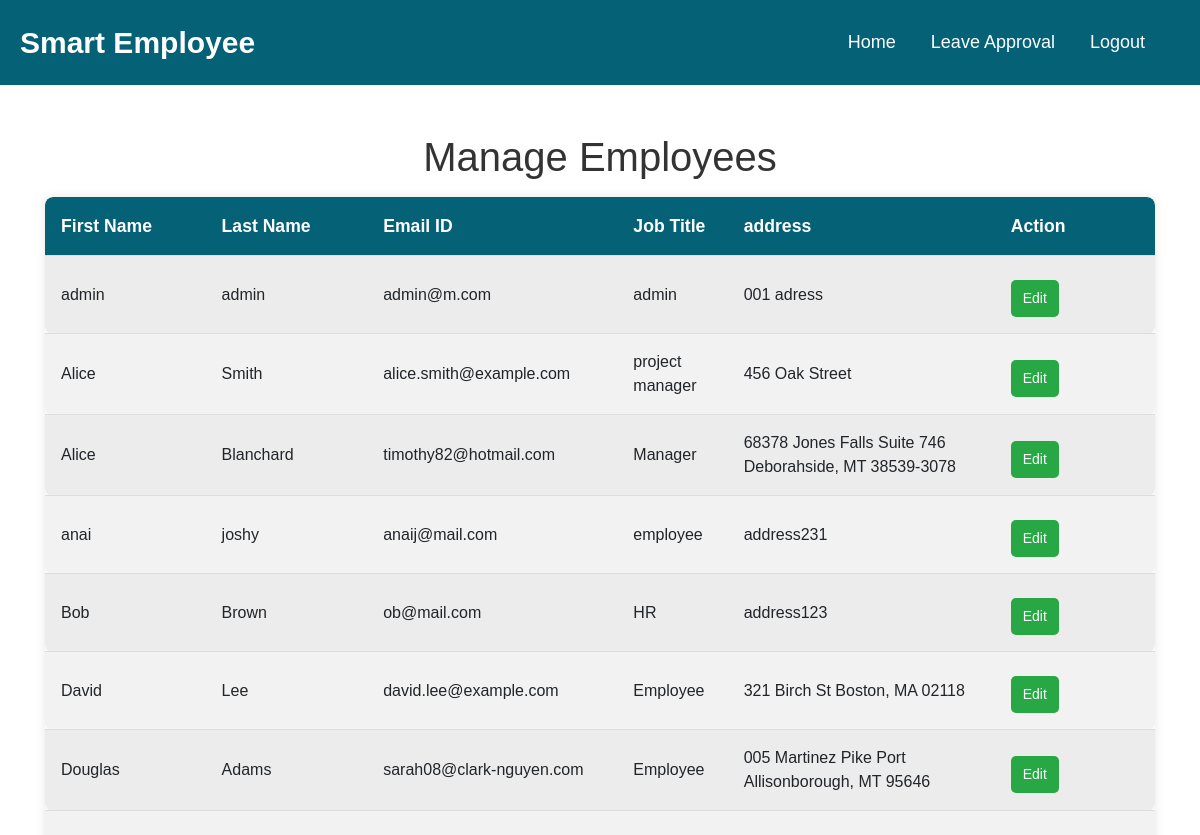
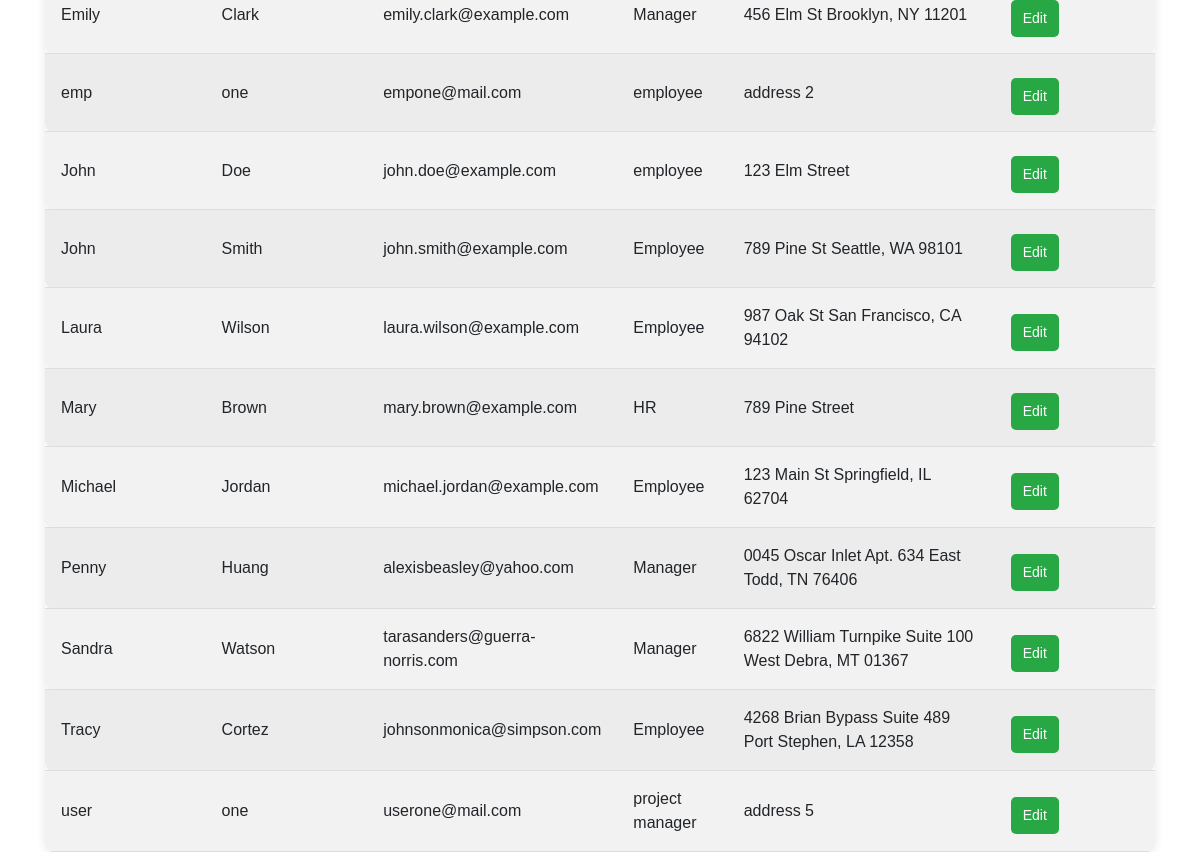
Before: /employee-list.php with the older database file (2 pictures, top to bottom).
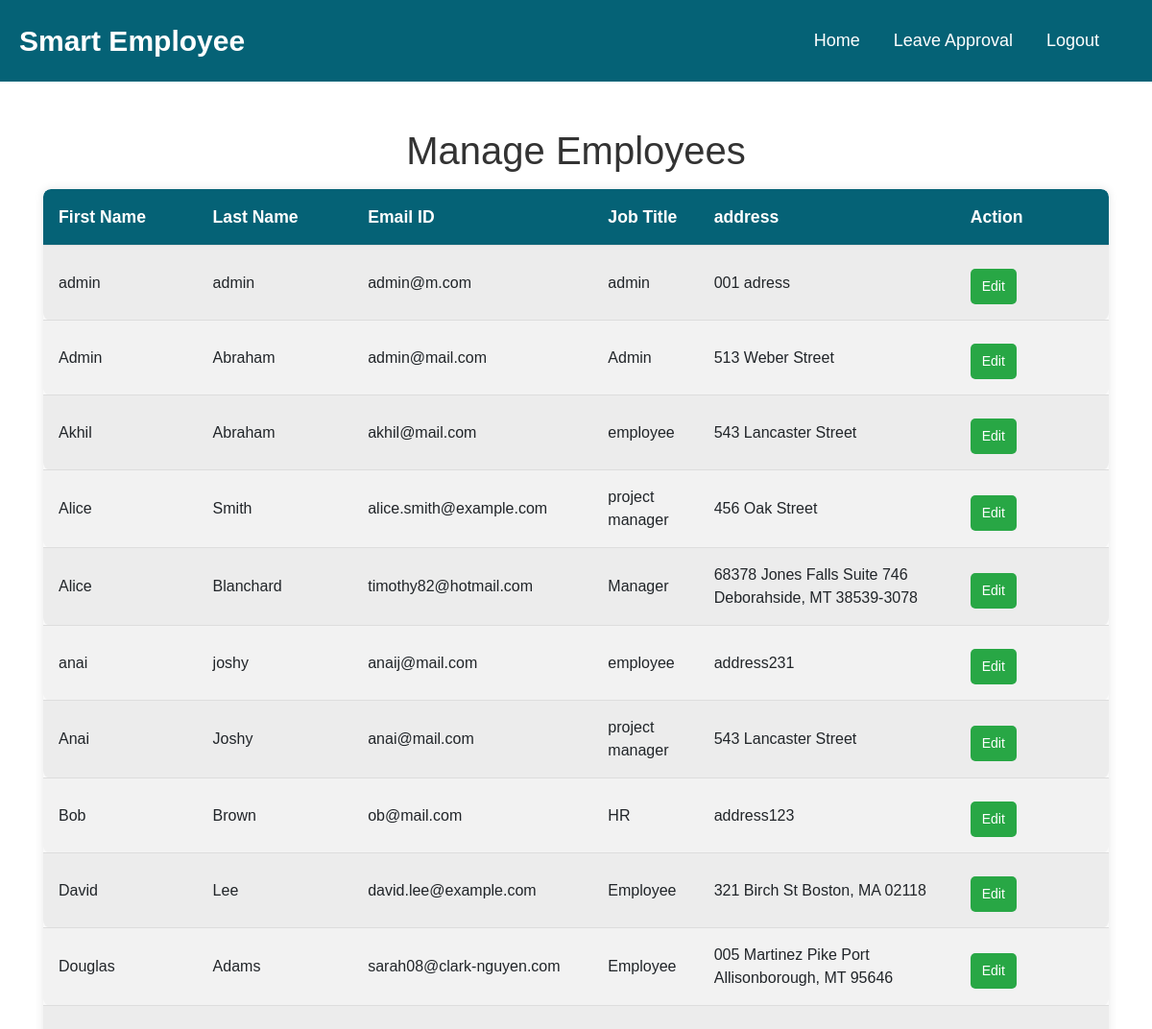
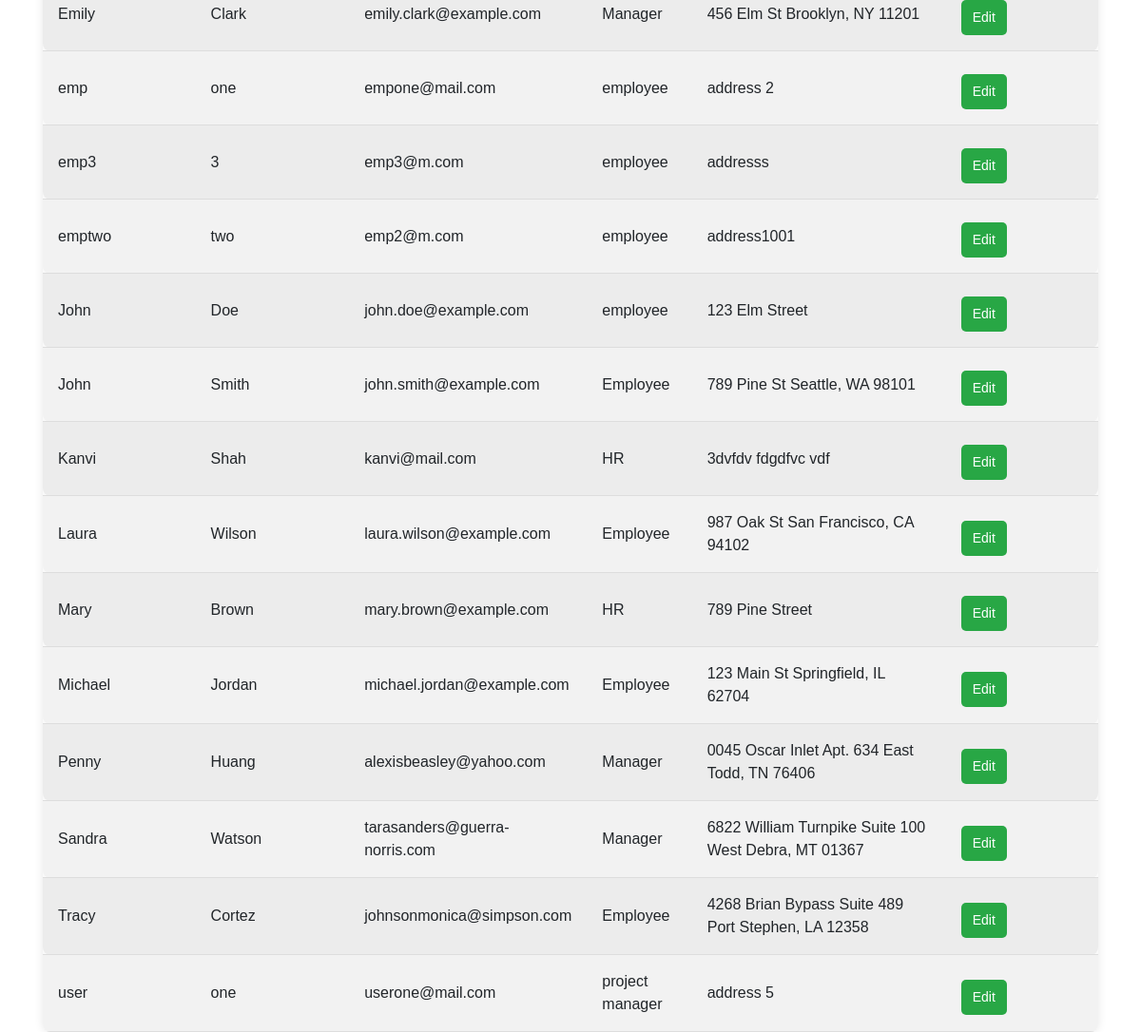
After: the same page with the newer database file (2 pictures, top to bottom).
### tables this page shows
CREATE TABLE `users` (
  `user_id` int(11) NOT NULL,
  `username` varchar(255) NOT NULL,
  `password` varchar(255) NOT NULL,
  `role` varchar(50) DEFAULT NULL,
  `first_name` varchar(100) DEFAULT NULL,
  `last_name` varchar(100) DEFAULT NULL,
  `email` varchar(255) NOT NULL,
  `phone` varchar(15) DEFAULT NULL,
  `address` varchar(255) DEFAULT NULL,
  `date_joined` date DEFAULT NULL,
  `department` varchar(100) DEFAULT NULL,
  `job_title` varchar(100) DEFAULT NULL,
  `date_of_birth` date DEFAULT NULL,
  `emergency_contact_name` varchar(100) DEFAULT NULL,
  `emergency_contact_phone` varchar(15) DEFAULT NULL,
  `emergency_contact_relation` varchar(100) DEFAULT NULL,
  `project_id` int(11) DEFAULT NULL,
  `hourly_rate` int(11) NOT NULL DEFAULT 25
);

### employee-list.php (the view, shortened to what this page needs)
<?php
require_once 'db_connection.php';
$sql = "SELECT * FROM users order by first_name";
$stmt = $pdo->query($sql);
$leave_requests = $stmt->fetchAll(PDO::FETCH_ASSOC);
?>
<!DOCTYPE html>
<html lang="en">
<head>
    <link rel="stylesheet" href="https://cdn.jsdelivr.net/npm/bootstrap@4.6.2/dist/css/bootstrap.min.css">
    <link rel="stylesheet" href="assets/css/style.css">
    <link rel="stylesheet" href="assets/css/style.css">
</head>
<body>
<header>
  <nav class="navigation">
    <a class="navigation-logo" href="#">Smart Employee</a>
    <div>
    <div class="navigation-cont">
        <a class="navigation-link" href="hr-dashboard.php">Home</a>
        <a class="navigation-link" href="HR_Manage_Leave_Request.php">Leave Approval</a>
        <a class="navigation-link" href="logout.php">Logout</a>
      </div>
    </div>
  </nav>
</header>
<main class="container mt-5">
    <h1>Manage Employees</h1>
    <table class="leave-requests-table table-striped">
        <thead>
            <tr>
                <th>First Name</th>
                <th>Last Name</th>
                <th>Email ID</th>
                <th>Job Title</th>
                <th>address</th>
                <th>Action</th>
            </tr>
        </thead>
        <tbody>
            <?php if (empty($leave_requests)): ?>
                <tr>
                    <td colspan="6" class="text-center">No leave requests found.</td>
                </tr>
            <?php else: ?>
                <?php foreach ($leave_requests as $request): ?>
                    <tr>
                        <td width="15%"><?php echo htmlspecialchars($request['first_name']); ?></td>
                        <td width="15%"><?php echo htmlspecialchars($request['last_name']); ?></td>
                        <td width="15%"><?php echo htmlspecialchars($request['email']); ?></td>
                        <td width="10%"><?php echo htmlspecialchars($request['role']); ?></td>
                        <td width="25%"><?php echo htmlspecialchars($request['address']); ?></td>
                        <td width="15%">
                        <a href="edit_profile.php?eid=<?php echo $request['user_id']; ?>&from=employee-list"><button type="button" class="btn btn-success btn-sm mt-2">Edit</button></a>
                        </td>
                    </tr>
                <?php endforeach; ?>
            <?php endif; ?>
        </tbody>
    </table>
</main>
</body>
</html>

Changed rows visible on the page:
added users: first_name "Admin", last_name "Abraham", email "admin@mail.com", role "Admin", address "513 Weber Street"
added users: first_name "Akhil", last_name "Abraham", email "akhil@mail.com", role "employee", address "543 Lancaster Street"
added users: first_name "Anai", last_name "Joshy", email "anai@mail.com", role "project manager", address "543 Lancaster Street"
added users: first_name "emp3", last_name "3", email "emp3@m.com", role "employee", address "addresss"
added users: first_name "emptwo", last_name "two", email "emp2@m.com", role "employee", address "address1001"
added users: first_name "Kanvi", last_name "Shah", email "kanvi@mail.com", role "HR", address "3dvfdv fdgdfvc vdf"
